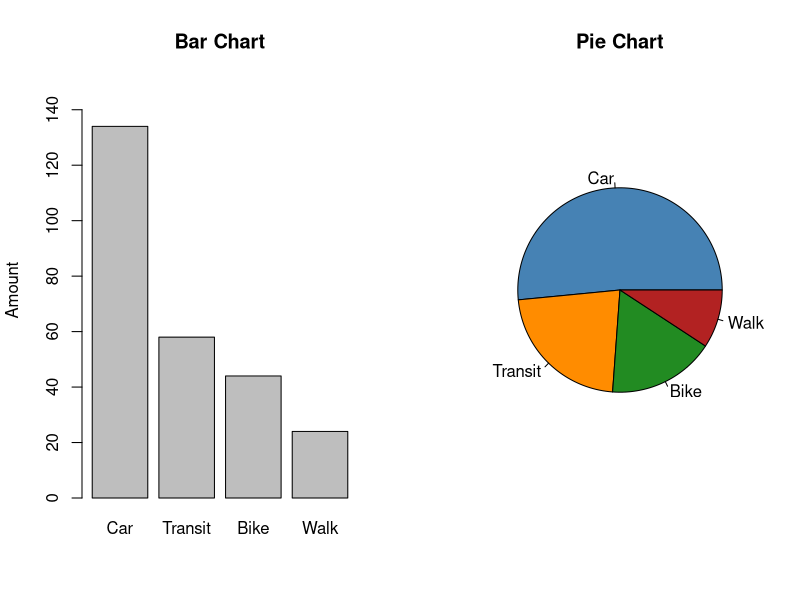
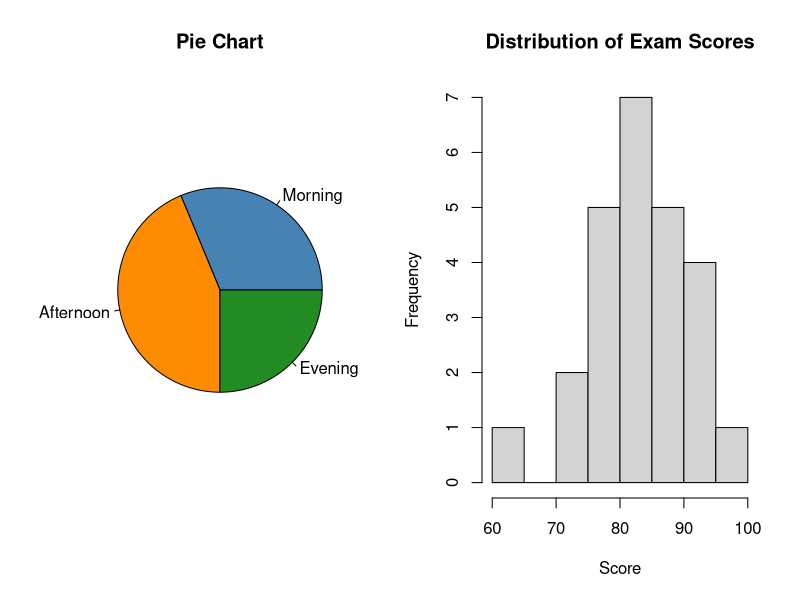
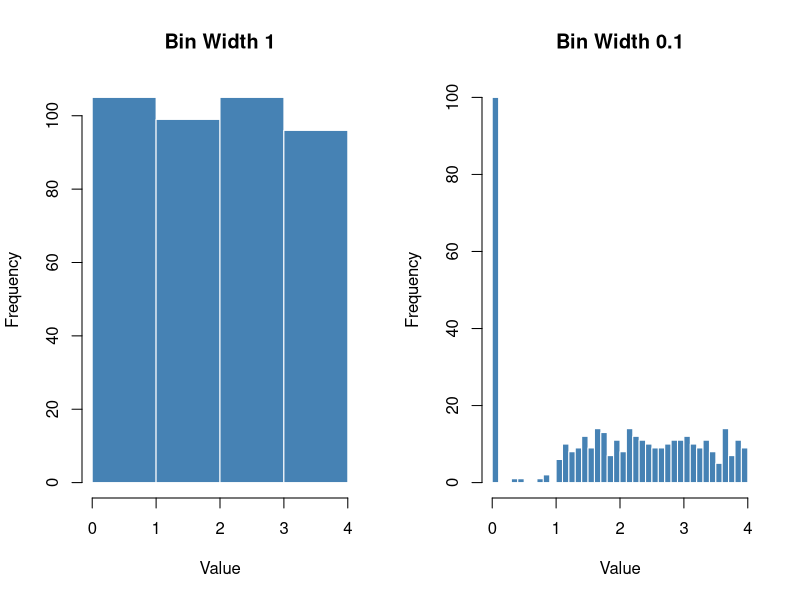
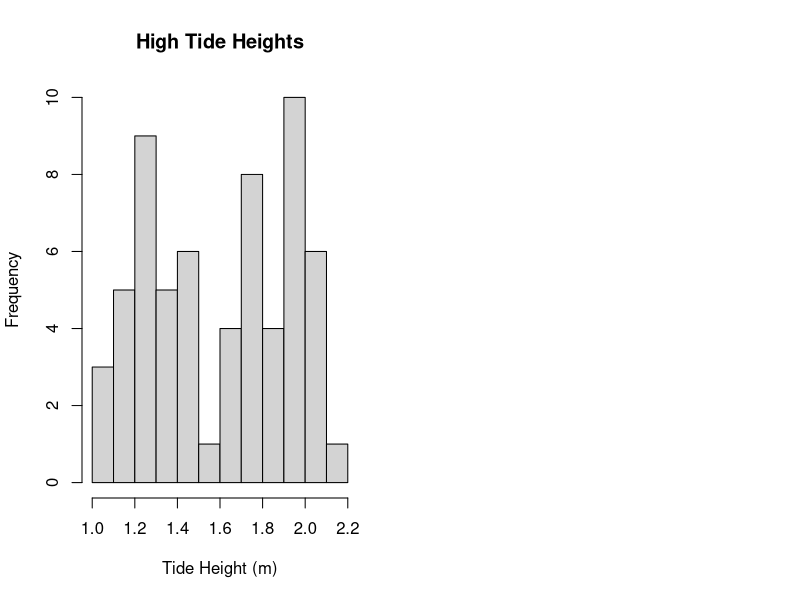

The R source for these figures, in order:
## ---- chunk 1
#| label: fig-bar-vs-pie
#| fig-cap: "The same data shown as a bar chart (left) and a pie chart (right)."
#| echo: false
#| fig-width: 9

commute <- c(Car = 134, Transit = 58, Bike = 44, Walk = 24)

par(mfrow = c(1, 2))

barplot(commute, main = "Bar Chart", ylab = "Amount", ylim = c(0, 150))

pie(commute, main = "Pie Chart",
col = c("steelblue", "darkorange", "forestgreen", "firebrick"))
## ---- chunk 2
#| label: class-time-pie
#| fig-cap: "A pie chart depicting student class time preferences."
#| echo: false
#| fig-width: 6

class <- c(Morning = 10, Afternoon = 14, Evening = 8)

pie(class, main = "Pie Chart",
col = c("steelblue", "darkorange", "forestgreen"))
## ---- chunk 3
#| label: test-hist
#| fig-cap: "A histogram of test scores."
#| echo: false
#| fig-width: 6
scores <- c(100, 85, 91, 76, 88, 82, 95, 62, 84, 79, 90, 73, 87, 81, 92, 77, 86, 83, 80, 89, 74, 93, 85, 79, 82)

hist(scores,
     breaks = c(60, 65, 70, 75, 80, 85, 90, 95, 100),
     main = "Distribution of Exam Scores",
     xlab = "Score",
     ylab = "Frequency")
## ---- chunk 4
#| label: fig-hist-bins
#| fig-cap: "Histograms of the same dataset with different bin widths."
#| echo: false
#| fig-width: 9

set.seed(123)
zeros    <- rep(0, 100)
near0    <- runif(5, 0.1, 0.9)
mid1     <- runif(300, 1, 4)
data     <- c(zeros, near0, mid1)

par(mfrow = c(1, 2))

hist(data,
     breaks = c(0, 1, 2, 3, 4),
     col = "steelblue", border = "white",
     main = "Bin Width 1",
     xlab = "Value", ylab = "Frequency")

hist(data,
     breaks = seq(0, 4, by = 0.1),
     col = "steelblue", border = "white",
     main = "Bin Width 0.1",
     xlab = "Value", ylab = "Frequency")
## ---- chunk 5
#| label: fig-tidehist
#| fig-cap: "Histograms of high tide heights in July."
#| echo: false
#| fig-width: 6

heights <- c(2.05, 2.06, 1.99, 1.89, 1.86, 1.74, 1.74, 1.74, 1.5, 1.4,
             1.4, 1.32, 1.23, 1.11, 1.15, 1.21, 1.06, 1.16, 1.1, 1.22,
             1.25, 1.47, 1.48, 1.7, 1.78, 1.84, 1.73, 1.94, 2.02, 2.06,
             1.93, 1.99, 1.91, 1.87, 1.95, 1.71, 1.69, 1.66, 1.45, 1.4,
             1.34, 1.26, 1.11, 1.17, 1.26, 1.03, 1.25, 1.23, 1.23, 1.52,
             1.5, 1.44, 1.64, 1.77, 1.8, 1.95, 1.95, 2.06, 2.15, 2.0,
             2.06, 1.98)

hist(heights,
     breaks = 8,
     main = "High Tide Heights",
     xlab = "Tide Height (m)", ylab = "Frequency")
